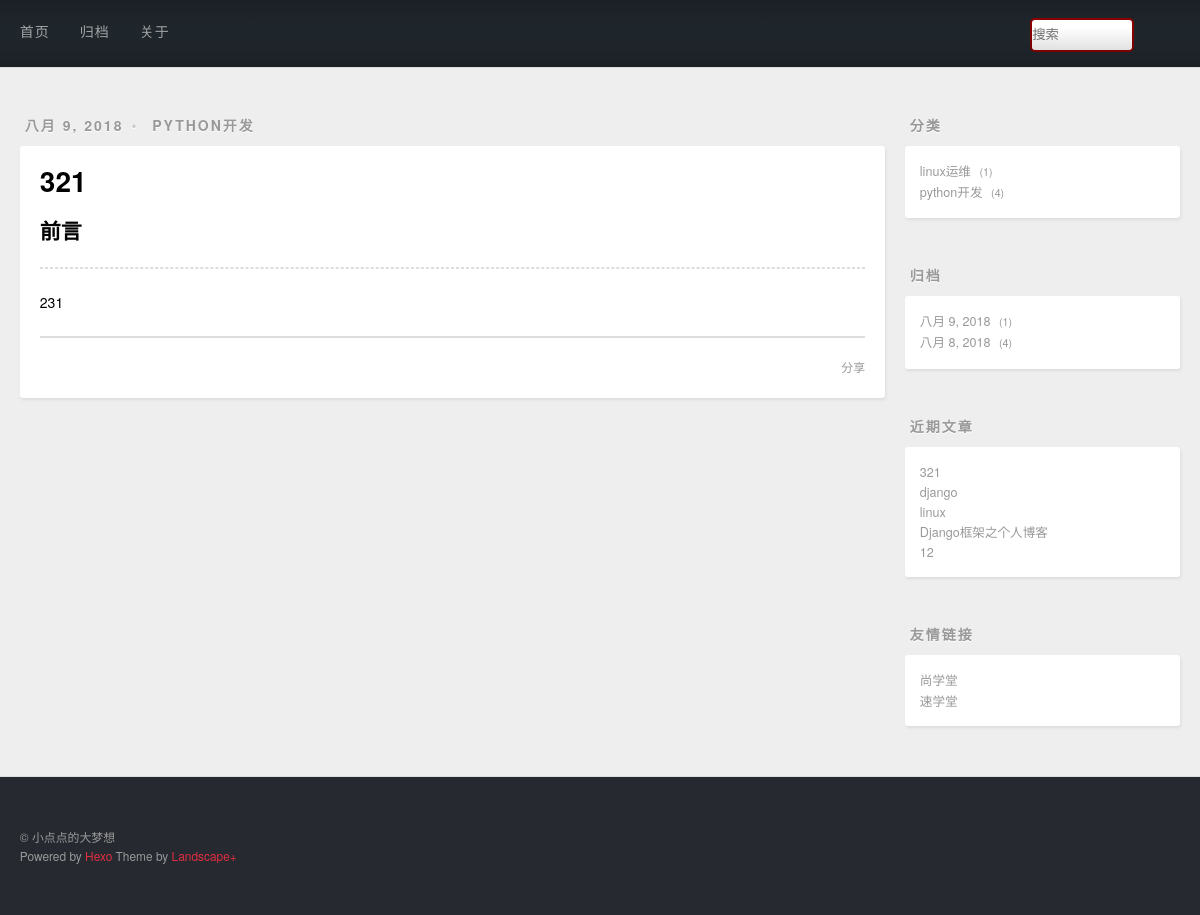
/post/details/5, run on the app's committed database.
### post/models.py (models this page shows, shortened)
class Post(models.Model):
    title = models.CharField(max_length=20)
    desc = RichTextUploadingField()
    content = models.TextField()
    created = models.DateField(auto_now_add=True)
    modified = models.DateTimeField(auto_now=True)
    category = models.ForeignKey(Category)
    tags = models.ManyToManyField(Tag)

class Category(models.Model):
    name = models.CharField(max_length=20,unique=True)
    def __str__(self):
        return self.name

### post/views.py (the view)
# urls.py: url(r'^post/details/(\d+)$',views.post_details_view),
def post_details_view(request,post_id):
    try:
        post = Post.objects.get(id = post_id)
    except:
        pass
    return render(request,'details.html',{'post':post})

### post/contextprocessors.py (called while the page is built)
def slider_context_processors(request):
    context = {}
    context['category']=Post.objects.values('category','category__name').annotate(count = Count('*'))
    context['archive']=Post.objects.values('created').annotate(count = Count('*')).order_by('-created')
    context['recent']=Post.objects.order_by('-created').all()[:5]
    return context

### post/templatetags/custommark.py (called while the page is built)
@register.filter
def mark(value):
    return markdown.markdown(value)

### post/templates/details.html (shortened to what this page needs)
{% extends 'base.html' %}
{% load custommark %}
{% block main %}
    <article class="article article-type-post">
        <div class="article-meta">
          <a class="article-date">
            <time>{{ post.created|date }}</time>
          </a>
          <div class="article-category">
            <a class="article-category-link" href="#" target="_blank">{{ post.category }}</a>
          </div>
        </div>
        <div class="article-inner">
            <header class="article-header">
                <h1 itemprop="name">
                    <a class="article-title">{{ post.title }}</a>
                </h1>
            </header>
    <div class="article-entry" itemprop="articleBody">
        <h2>前言</h2>
        <hr>
    {{ post.content|mark|safe }}
    </div>
    <footer class="article-footer">
      <a data-url="存放文章的url" class="article-share-link">分享</a>
    </footer>
  </div>
    </article>
{% endblock main %}

### templates/slider.html
<aside id="sidebar">
  <div class="widget-wrap">
    <h3 class="widget-title">分类</h3>
    <div class="widget">
      <ul class="category-list">
          {% for cate in category %}
              <a class="category-list-link" href="/category/{{ cate.category }}">{{ cate.category__name }}</a>
              <span class="category-list-count">{{ cate.count }}</span>
      </ul>
        {% endfor %}
      </div>
  </div>
  <div class="widget-wrap">
    <h3 class="widget-title">归档</h3>
    <div class="widget">
      <ul class="archive-list">
          {% for arch in archive %}
              <a class="archive-list-link" href="/archive/{{ arch.created.year }}/{{ arch.created.month }}/{{ arch.created.day }}">{{ arch.created|date }}</a>
              <span class="archive-list-count">{{ arch.count }}</span>
      </ul>
        {% endfor %}
    </div>
  </div>
  <div class="widget-wrap">
    <h3 class="widget-title">近期文章</h3>
    <div class="widget">
        {% for rec in recent %}
      <ul>
          <li>
            <a href="/post/details/{{ rec.id }}">{{ rec.title }}</a>
          </li>
      </ul>
        {% endfor %}
    </div>
  </div>
  <div class="widget-wrap">
    <h3 class="widget-title">友情链接</h3>
    <div class="widget">
      <ul>
          <li>
            <a href="http://www.bjsxt.com/" target="_blank">尚学堂</a>
          </li>
          <li>
            <a href="http://www.sxt.cn/" target="_blank">速学堂</a>
          </li>
      </ul>
    </div>
  </div>
</aside>

### data on the page
Post: created "八月 9, 2018", category "PYTHON开发", title "321", content|mark "231"
Post: title "django"
Post: title "linux"
Post: title "Django框架之个人博客"
Post: title "12"

### other printed values
{{ cate.category__name }} "linux运维" "python开发"
{{ cate.count }} "1" "4"
{{ arch.created|date }} "八月 9, 2018" "八月 8, 2018"
{{ arch.count }} "1" "4"
